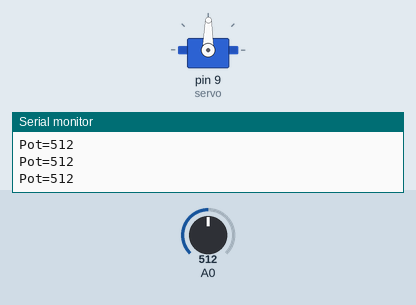
This sketch was run on a simulated Arduino Uno, built with avr-gcc and run on an emulated ATmega328P. On the bench: servo, the last lines printed to the serial monitor. The test bench sets the inputs (shaded band); at power-on: A0 = 512.

Above: at 1.2 s.
1.3 s: A0 set to 716
At 2.1 s:
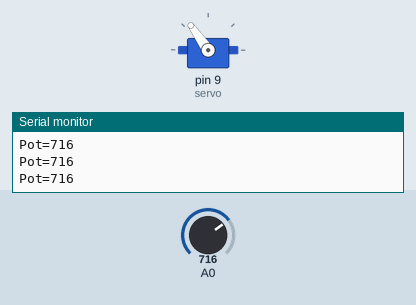
2.8 s: A0 set to 900
At 3.2 s:
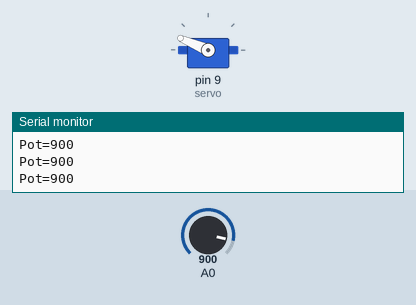
4.3 s: A0 set to 985
At 5.4 s:
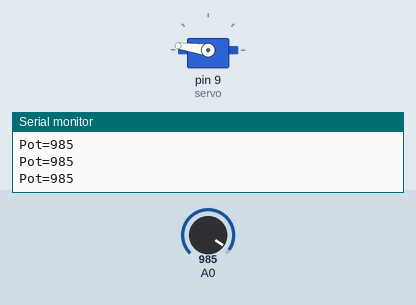
5.8 s: A0 set to 1011
At 6.5 s:
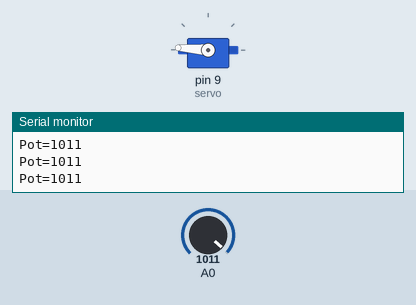
7.3 s: A0 set to 306
At 7.7 s:
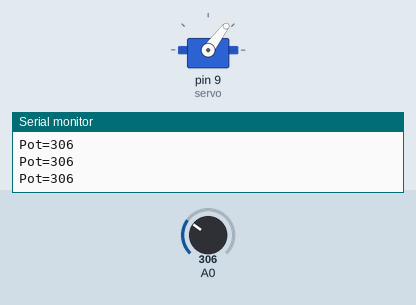
8.8 s: A0 set to 511
At 10.0 s:
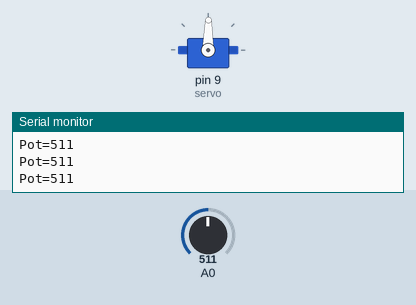
Timing chart, 0 to 11.3 s (numbered marks = the images above; inputs shaded):
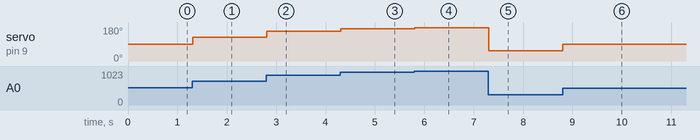

Measured:
- after the input at 1.3 s, servo on pin 9 (servo): 89° → 125° at once
- after the input at 2.8 s, servo on pin 9 (servo): 125° → 157° at once
- after the input at 4.3 s, servo on pin 9 (servo): 157° → 172° at once
- after the input at 5.8 s, servo on pin 9 (servo): 172° → 176° at once
- after the input at 7.3 s, servo on pin 9 (servo): 176° → 53° at once
- after the input at 8.8 s, servo on pin 9 (servo): 53° → 89° at once

The sketch:

Dojo03.ino
```cpp
/***************************************************************
 * CODER DOJO OLNEY
 * Example 3: Move a servo to Follow a potentiometer
 *
 * Author: Anthony Abbot
 * Date:   13 September 2015
 */

#include <Servo.h>

int potValue;
int servoAngle;

Servo servo;

void setup()
{
  // Write stuff out so we can debug
  Serial.begin(9600);
  servo.attach(9);
}

void loop()
{
  potValue = analogRead(A0);

  servoAngle = map(potValue, 0, 1024, 0, 179);
  servo.write(servoAngle);

  Serial.print("Pot=");
  Serial.print(potValue);
  Serial.println("");

  delay(15);
}
```
